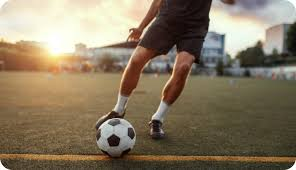
#> input picture img/soccer.jpg, 296 x 170 px
$ python 0410-canny.py
#> lines starting #> are read from the running program, lines starting #| are printed output that depends on the picture
import cv2 as cv

img=cv.imread('img/soccer.jpg')
#> img is the input picture: shape (170, 296, 3); mean B, G, R 97.8, 120.7, 135.2

gray = cv.cvtColor(img, cv.COLOR_BGR2GRAY)
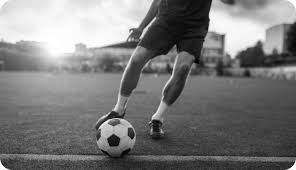
#> gray: shape (170, 296); min 1, max 255, mean 122.4

canny1 = cv.Canny(gray, 50, 150)
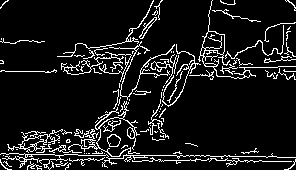
#> canny1: shape (170, 296); 9.8% white in thin lines or dots
canny2 = cv.Canny(gray, 100, 200)
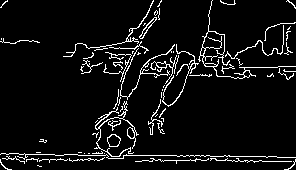
#> canny2: shape (170, 296); 6.5% white in thin lines or dots
canny3 = cv.Canny(gray, 150, 250)
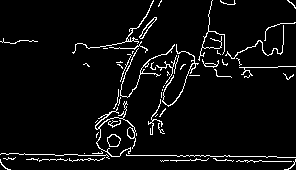
#> canny3: shape (170, 296); 5.1% white in thin lines or dots
canny4 = cv.Canny(gray, 200, 300)
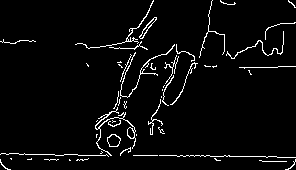
#> canny4: shape (170, 296); 4% white in thin lines or dots

cv.imshow('Original', gray)
cv.imshow('canny 1', canny1)
cv.imshow('canny 2', canny2)
cv.imshow('canny 3', canny3)
cv.imshow('canny 4', canny4)

cv.waitKey(0)
cv.destroyAllWindows()

$ run again, with img/mine2.jpg copied over img/soccer.jpg
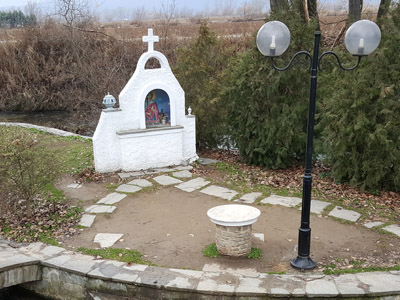
#> input picture img/mine2.jpg, 400 x 300 px
#> img is the input picture: shape (300, 400, 3); mean B, G, R 108.3, 121.1, 125.9
#> `canny1 = cv.Canny(gray, 50, 150)`:
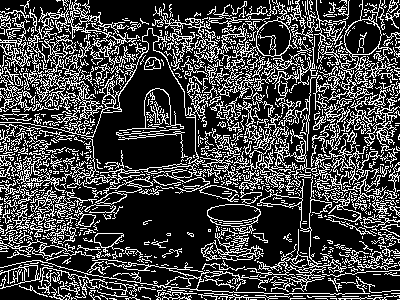
#> canny1: shape (300, 400); 26.5% white in thin lines or dots
#> canny2: shape (300, 400); 17.7% white in thin lines or dots
#> canny3: shape (300, 400); 11% white in thin lines or dots
#> `canny4 = cv.Canny(gray, 200, 300)`:
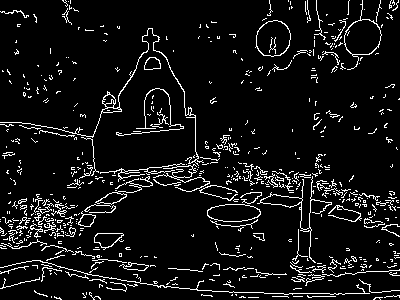
#> canny4: shape (300, 400); 7.5% white in thin lines or dots

$ run again, with img/mine3.jpg copied over img/soccer.jpg
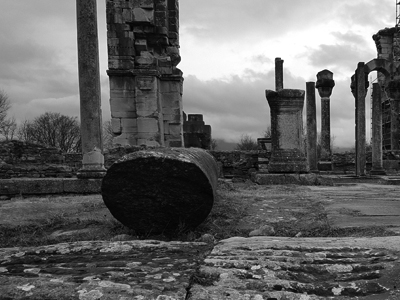
#> input picture img/mine3.jpg, 400 x 300 px
#> img is the input picture: shape (300, 400, 3); min 0, max 255, mean 100.1
#> `canny1 = cv.Canny(gray, 50, 150)`:
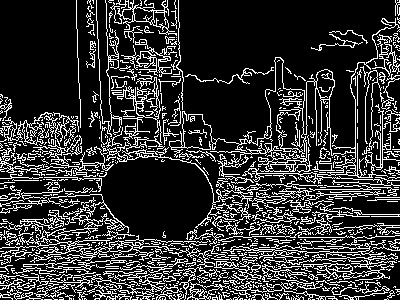
#> canny1: shape (300, 400); 20.4% white in thin lines or dots
#> canny2: shape (300, 400); 14.6% white in thin lines or dots
#> canny3: shape (300, 400); 9.9% white in thin lines or dots
#> `canny4 = cv.Canny(gray, 200, 300)`:
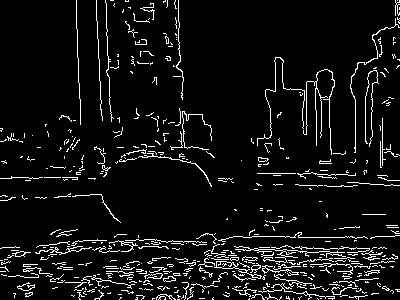
#> canny4: shape (300, 400); 7% white in thin lines or dots
